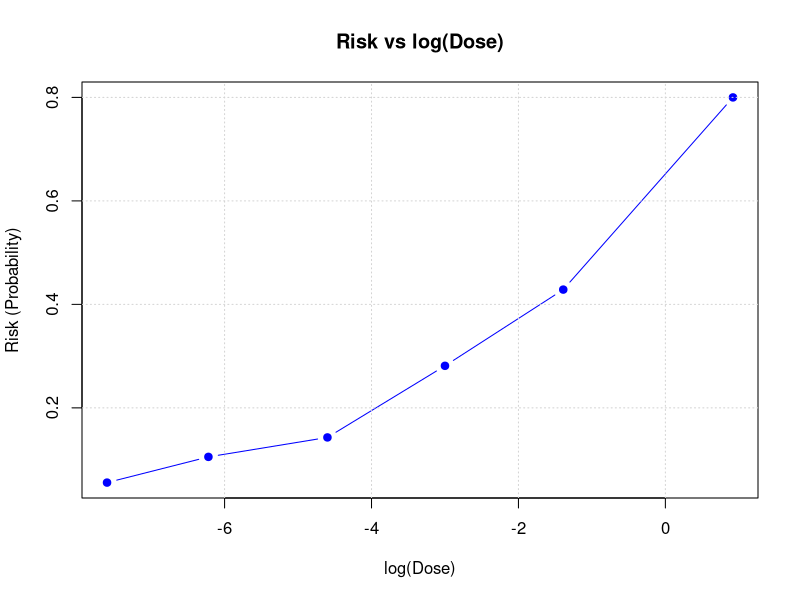
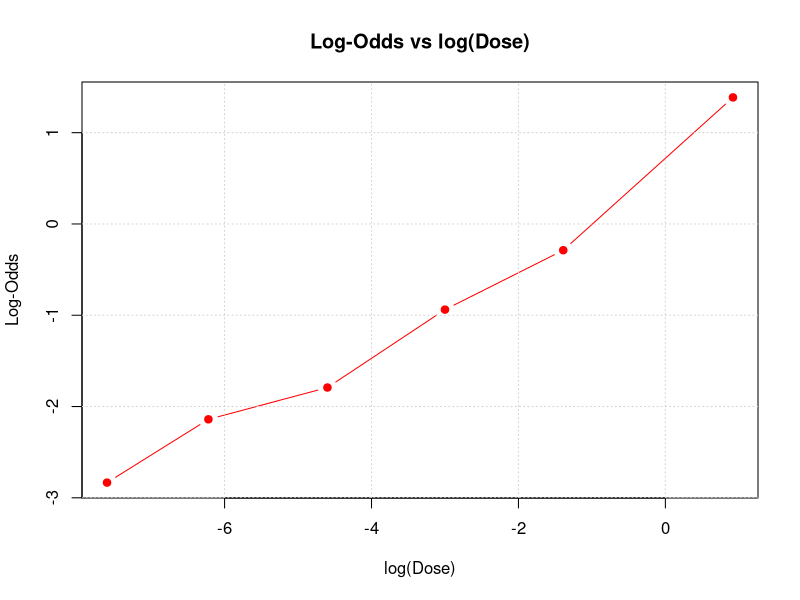
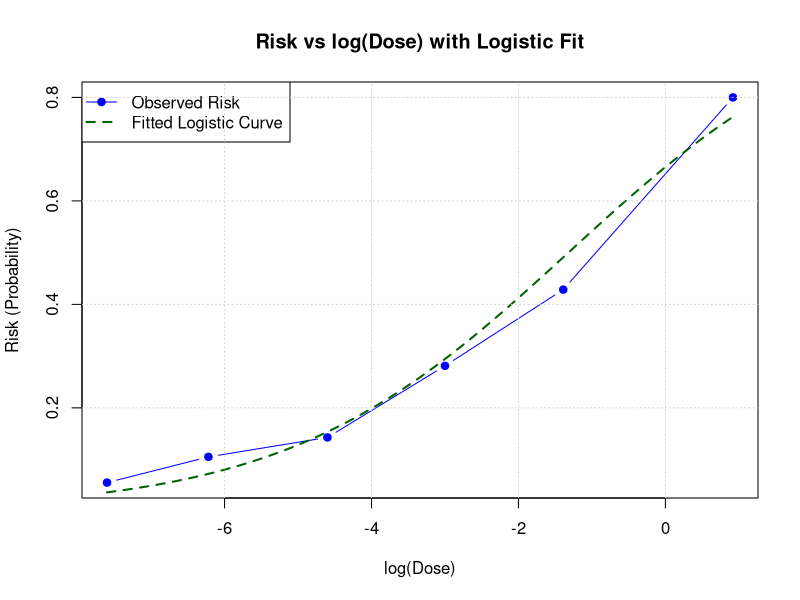

Reproduce these figures in R, in order.
## ---- chunk 1
knitr::opts_chunk$set(echo = TRUE)
library(knitr)
## ---- chunk 2

# Create the 2x2 table
periodontitis_table <- matrix(
  c(22, 75, 148, 265, 97, 413, 170, 340, 510), # Data including margins
  nrow = 3,                                   # Three rows: Yes, No, Sum
  byrow = TRUE,                               # Fill matrix by rows
  dimnames = list(
    `Dental Floss Use` = c("Used Dental Floss", "Not Used Dental Floss", "Total"), # Row names
    `Periodontitis` = c("Periodontitis", "No Periodontitis", "Total")    # Column names
  )
)

# Convert to data frame for better printing
periodontitis_df <- as.data.frame.matrix(periodontitis_table)

# Use kable to display the table
kable(
  periodontitis_df,
  caption = "Regular Use of Dental Floss and Periodontitis",
  align = "c"
)

## ---- chunk 3
# Prepare data
dental_data <- data.frame(
  floss = c(1, 0), # 1 = yes, 0 = no
  periodontitis_yes = c(22, 148),
  periodontitis_no = c(75, 265)
)

# Logistic regression
model_floss <- glm(cbind(periodontitis_yes, periodontitis_no) ~ floss, 
             family = binomial(link=logit), data = dental_data)

# Extract model coefficients summary
model_floss_summary <- summary(model_floss)

# Create a data frame with relevant data
floss_coefficients_table <- data.frame(
  Term = rownames(model_floss_summary$coefficients),
  Estimate = model_floss_summary$coefficients[, "Estimate"],
  `Std. Error` = model_floss_summary$coefficients[, "Std. Error"],
  `z value` = model_floss_summary$coefficients[, "z value"],
  `Pr(>|z|)` = model_floss_summary$coefficients[, "Pr(>|z|)"]
)

# Print the table using kable
kable(
  floss_coefficients_table,
  caption = "Summary of Logistic Regression Model A Coefficients",
  align = c("l", "c", "c", "c", "c"),
  col.names = c("Term", "Estimate", "Std. Error", "z value", "P-value")
)

#print the AIC score
model_floss_aic <- AIC(model_floss)
print(paste("AIC of Model A:", model_floss_aic))
## ---- chunk 4
# Prepare data
periodontitis_data <- data.frame(
  periodontitis = c(1, 0), # 1 = yes, 0 = no
  floss_yes = c(22, 75),
  floss_no = c(148, 265)
)

# Logistic regression
model_periodontitis <- glm(cbind(floss_yes, floss_no) ~ periodontitis, 
             family = binomial(link=logit), data = periodontitis_data)

# Extract model coefficients summary
model_periodontitis_summary <- summary(model_periodontitis)

# Create a data frame with relevant data
coefficients_table2 <- data.frame(
  Term = rownames(model_periodontitis_summary$coefficients),
  Estimate = model_periodontitis_summary$coefficients[, "Estimate"],
  `Std. Error` = model_periodontitis_summary$coefficients[, "Std. Error"],
  `z value` = model_periodontitis_summary$coefficients[, "z value"],
  `Pr(>|z|)` = model_periodontitis_summary$coefficients[, "Pr(>|z|)"]
)

# Print the table using kable
kable(
  coefficients_table2,
  caption = "Summary of Logistic Regression Model B Coefficients",
  align = c("l", "c", "c", "c", "c", "c"),
  col.names = c("Term", "Estimate", "Std. Error", "z value", "P-value")
)

#print the AIC score
model_aic <- AIC(model_periodontitis)
print(paste("AIC of Model B:", model_aic))
## ---- chunk 5
# Data from the instructions
log_dose <- c(-7.60, -6.22, -4.60, -3.00, -1.39, 0.92)
tumor <- c(1, 2, 4, 9, 12, 32)
no_tumor <- c(17, 17, 24, 23, 16, 8)
total <- tumor + no_tumor

# Create the table
original_table <- data.frame(
  `log(dose)` = log_dose,
  Tumor = tumor,
  `No tumor` = no_tumor,
  `Total` = total
)
t_table<- t(original_table)
# Display the table
knitr::kable(t_table, caption = "Original Data Table")
## ---- chunk 6
# Calculate risk (probability) of tumor
risk <- tumor / total

# Calculate odds
odds <- risk / (1 - risk)

# Calculate log-odds
log_odds <- log(odds)

updated_table <- data.frame(
  `log(dose)` = log_dose,
  Tumor = tumor,
  `No tumor` = no_tumor,
  Total = total,
  Risk = round(risk, 4),
  Odds = round(odds, 4),
  `Log-Odds` = round(log_odds, 4)
)
t_updated_table<- t(updated_table)
knitr::kable(t_updated_table, caption = "Original Data Table with Risk, Odds, and Log-Odds Calculations")

## ---- chunk 7

# Create an updated table with the new calculations
updated_table <- data.frame(
  `log(dose)` = log_dose,
  Tumor = tumor,
  `No tumor` = no_tumor,
  Total = total,
  Risk = round(risk, 4),
  Odds = round(odds, 4),
  `Log-Odds` = round(log_odds, 4)
)

# Plot Risk (Probability) vs log(dose)
plot(log_dose, risk, type = "b", col = "blue", pch = 19,
     xlab = "log(Dose)", ylab = "Risk (Probability)",
     main = "Risk vs log(Dose)")
grid()
## ---- chunk 8
# Plot Log-Odds vs log(dose)
plot(log_dose, log_odds, type = "b", col = "red", pch = 19,
     xlab = "log(Dose)", ylab = "Log-Odds",
     main = "Log-Odds vs log(Dose)")
grid()
## ---- chunk 9
# Fit a logistic regression model
model_tumor <- glm(cbind(tumor, no_tumor) ~ log_dose, family = binomial)

# Summary of the model
summary_model_tumor <- summary(model_tumor)

# Create a data frame with relevant data
coefficients_table3 <- data.frame(
  Term = rownames(summary_model_tumor$coefficients),
  Estimate = summary_model_tumor$coefficients[, "Estimate"],
  `Std. Error` = summary_model_tumor$coefficients[, "Std. Error"],
  `z value` = summary_model_tumor$coefficients[, "z value"],
  `Pr(>|z|)` = summary_model_tumor$coefficients[, "Pr(>|z|)"]
)

# print the coefficients table
kable(
  coefficients_table3,
  caption = "Summary of Logistic Regression Model Coefficients",
  align = c("l", "c", "c", "c", "c"),
  col.names = c("Term", "Estimate", "Std. Error", "z value", "P-value")
)

# print the AIC score
model_aic <- AIC(model_tumor)
print(paste("AIC of the fitted model:", model_aic))

## ---- chunk 10
# Generate fitted values for plotting
new_dose <- seq(min(log_dose), max(log_dose), length.out = 100)
predicted_risk <- predict(model_tumor, newdata = data.frame(log_dose = new_dose), type = "response")

# Add fitted curve to the risk plot
plot(log_dose, risk, type = "b", col = "blue", pch = 19,
     xlab = "log(Dose)", ylab = "Risk (Probability)",
     main = "Risk vs log(Dose) with Logistic Fit")
lines(new_dose, predicted_risk, col = "darkgreen", lwd = 2, lty = 2)
legend("topleft", legend = c("Observed Risk", "Fitted Logistic Curve"),
       col = c("blue", "darkgreen"), lty = c(1, 2), lwd = c(1, 2), pch = c(19, NA))
grid()
## ---- chunk 11
# Covariance matrix
cov_matrix <- vcov(model_tumor)
#print the cov matrix into summary table
kable(cov_matrix, caption = "Covariance Matrix for Parameter Estimates")

# Correlation between beta_0 and beta_1
correlation <- cov_matrix[1, 2] / (sqrt(cov_matrix[1, 1] * cov_matrix[2, 2]))
#print correlation into summary table
kable(data.frame(Correlation = correlation), caption = "Correlation between beta_0 and beta_1")

# Confidence intervals for parameters
confint_params <- confint(model_tumor, level = 0.95)
#print the values into a summary table
kable(data.frame(Confidence_Interval = confint_params), caption = "95% Confidence Intervals for Parameters")


# Predicting risk at log(dose) = -1.39
log_dose_value <- -1.39
logit_p <- coef(model_tumor)[1] + coef(model_tumor)[2] * log_dose_value  # logit(P)
se_logit_p <- sqrt(cov_matrix[1, 1] + 2 * cov_matrix[1, 2] * log_dose_value + 
                   cov_matrix[2, 2] * log_dose_value^2)
logit_p_ci <- c(logit_p - 1.96 * se_logit_p, logit_p + 1.96 * se_logit_p)

# Transforming logit(P) to probabilities
p <- exp(logit_p) / (1 + exp(logit_p))
p_ci <- exp(logit_p_ci) / (1 + exp(logit_p_ci))

#print values into summary table
kable(data.frame(predicted_risk = p, confidence_interval = p_ci), caption = "Predicted Risk and Confidence Interval at log(dose) = -1.39")
#list(predicted_risk = p, confidence_interval = p_ci)

## ---- chunk 12

# Extract the estimate and standard error for beta_1
beta1 <- coef(model_tumor)[2]
se_beta1 <- sqrt(cov_matrix[2, 2])

# Wald test statistic
wald_statistic_beta1 <- beta1 / se_beta1

# P-value
p_value_beta1 <- 2 * (1 - pnorm(abs(wald_statistic_beta1)))

#print the values into a summary table
kable(data.frame(Wald_Statistic = wald_statistic_beta1, P_Value = p_value_beta1), caption = "Wald Test Results")

## ---- chunk 13
# Function to multiply counts and refit the model
fit_scaled_model <- function(scale) {
  scaled_tumor <- tumor * scale
  scaled_no_tumor <- no_tumor * scale
  scaled_total <- scaled_tumor + scaled_no_tumor
  model <- glm(cbind(scaled_tumor, scaled_no_tumor) ~ log_dose, family = binomial)
  variances <- diag(vcov(model))  # Extract variances of beta_0 and beta_1
  list(model = model, variances = variances)
}

# Fit models for scales of 10, 100, and 1000
scales <- c(10, 100, 1000)
results <- lapply(scales, fit_scaled_model)

# Extract variances for beta_0 and beta_1
variances <- sapply(results, function(res) res$variances)
rownames(variances) <- c("Variance (Intercept)", "Variance (log_dose)")
colnames(variances) <- paste0("Scale_", scales)

# Display the variances in a summary table
kable(variances, caption = "Variance of Parameter Estimates for Different Sample Sizes")
